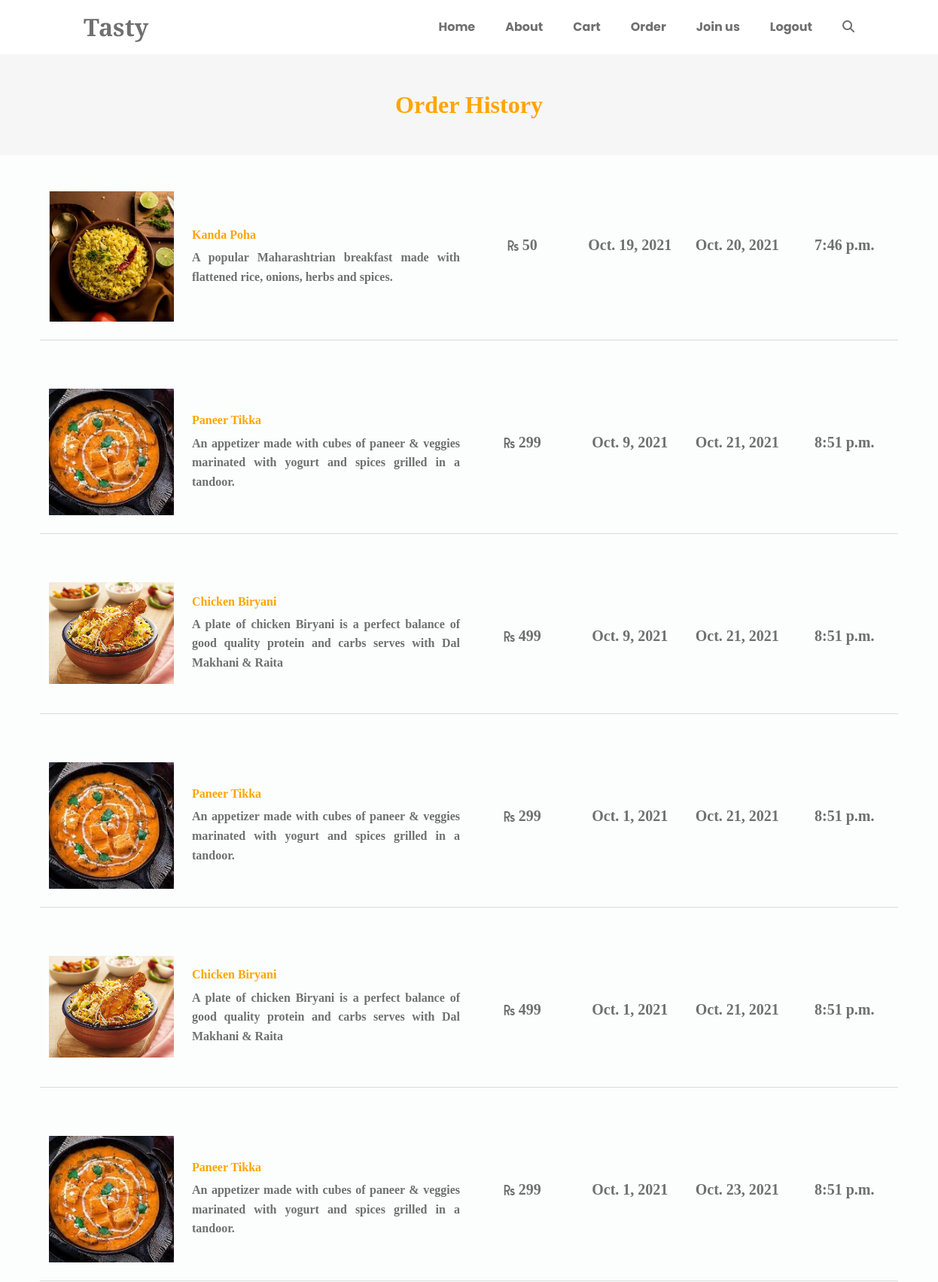
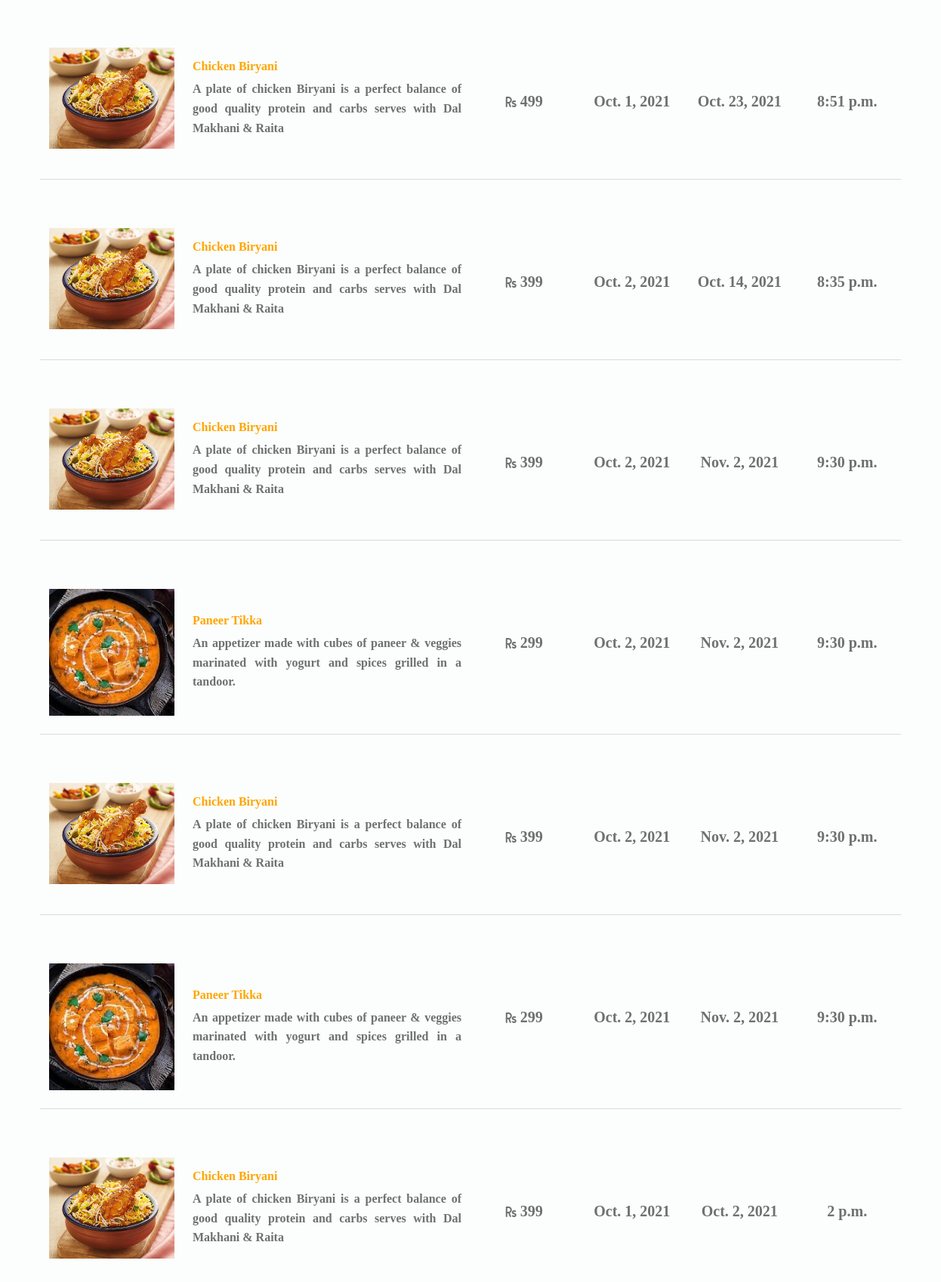
Page /order/ (signed in, upper part) on the committed database (2 pictures, top to bottom).
### hotel_register/models.py (models this page shows, shortened)
class Menu(models.Model):
    hotel = models.ForeignKey(Hotel, models.CASCADE)
    name = models.CharField(max_length=100)
    price = models.IntegerField()
    description = models.CharField(max_length=1000)
    image = models.ImageField(upload_to="menu")
    food_type = models.CharField(max_length=20, choices=MENU_CHOICE)
    calories = models.DecimalField(default=0, blank=False, null=False, max_digits=8, decimal_places=2)
    protein = models.DecimalField(default=0, blank=False, null=False, max_digits=8, decimal_places=2)
    fats = models.DecimalField(default=0, blank=False, null=False, max_digits=8, decimal_places=2)
    sugar = models.DecimalField(default=0, blank=False, null=False, max_digits=8, decimal_places=2)

### food/models.py (models this page shows)
class Order(models.Model):
    user = models.ForeignKey(CustomUser, on_delete=models.CASCADE)
    menu_items = models.ManyToManyField(Menu)
    order_from = models.DateField(null=True, blank=True)
    order_till = models.DateField(null=True, blank=True)
    delivery_time = models.TimeField(null=True, blank=True)
    quantity = models.CharField(max_length=1000000, default="")
    price = models.IntegerField(default=0)

### food/views.py (the view)
# urls.py: path('order/', views.orders, name="order"),
def orders(request):
    if request.user.is_authenticated:
        customer_orders = Order.objects.filter(user=request.user).order_by("-id")
        for customer_order in customer_orders:
            print(customer_order.order_from)
        return render(request, 'food/order.html', {"order_products": customer_orders})
    return redirect('login')

### food/templates/food/order.html (shortened to what this page needs)
{% extends "food/base.html" %}
{% load static %}
{% block style %}
    <link rel="stylesheet" href="{% static 'css/order.css' %}">
{% endblock style %}
{% block content %}
{% if order_products %}
<div class="container-fluid d-flex justify-content-center bg_white py-4">
    <h5 class="fw-bold text_grey mb-0">Fast Delivary</h5>
    <h5 class="fw-bold text_grey mx-3 px-3 side_border mb-0">Fast Return</h5>
    <h5 class="fw-bold text_grey mb-0">Easy To Shop</h5>
</div>
<div class="container-fluid bg_grey py-5">
    <h2 class="text-center fw-bold text_orange">Order History</h2>
</div>
<div class="container">
    {% for order_product in order_products %}
        {% for menu in order_product.menu_items.all %}
        <div class="row mt-5">
            <div class="col-12 col-lg-6">
                <div class="row d-flex align-items-center px-3 px-md-0">
                    <div class="col-12 col-md-4 mb-4 mb-md-0">
                        <img class="cart_img" src="{{menu.image.url}}" alt="Product Image">
                    </div>
                    <div class="col-12 col-md-8">
                        <h6 class="fw-bold text_orange">{{menu.name}}</h6>
                        <p class="fw-bold text_grey product_desc mb-0">{{menu.description}}</p>
                    </div>
                </div>
            </div>
            <div class="col-12 col-lg-6">
                <div class="row">
                    <div class="col-6 col-md-3 d-flex justify-content-center align-items-center min_height"><h5 class="fw-bold"><i class="fas fa-rupee-sign fs-6"></i> {{menu.price}}</h5></div>
                    <div class="col-6 col-md-3 d-flex justify-content-center align-items-center min_height"><h5 class="fw-bold price">
                        {% if order_product.order_from %}
                        {{order_product.order_from}}
                        {% else %}
                        Only for one day
                        {% endif %}
                    </h5></div>
                    <div class="col-6 col-md-3 d-flex justify-content-center align-items-center min_height"><h5 class="fw-bold price ">
                        {% if order_product.order_till %}
                        {{order_product.order_till}}
                        {% endif %}
                    </h5></div>
                    <div class="col-6 col-md-3 d-flex justify-content-center align-items-center min_height"><h5 class="fw-bold price">{{order_product.delivery_time}}</h5></div>
                </div>
            </div>
            <hr class="mt-4">
        </div>
        {% endfor %}
    {% endfor %}
</div>
{% endif %}
{% endblock content %}

### food/static/css/home.css (style rules this page uses)
@media screen and (min-width: 768px) { :root { --biggest-font-size: 4rem; --h1-font-size: 2.25rem; --h2-font-size: 1.5rem; --h3-font-size: 1.25rem; --normal-font-size: 1rem; --small-font-size: 0.875rem; --smaller-font-size: 0.813rem; } }
html { scroll-behavior: smooth; }
body { margin: var(--header-height) 0 0 0; font-family: var(--body-font); font-size: var(--normal-font-size); background-color: var(--body-color); color: var(--text-color); line-height: 1.6; }
h1, h2, h3, p, ul { margin: 0; }
img { max-width: 100%; height: auto; }
@media screen and (min-width: 768px) { body { margin: 0; } }

### food/static/css/base.css (style rules this page uses)
:root { --header-height: 3rem; --first-color: #483519; --first-color-alt: orange; --title-color: #393939; --text-color: #707070; --text-color-light: #a6a6a6; --body-color: #fbfefd; --container-color: #ffffff; --body-font: Poppins, sans-serif; --biggest-font-size: 2.25rem; --h1-font-size: 1.5rem; --h2-font-size: 1.25rem; --h3-font-size: 1rem; --normal-font-size: 0.938rem; --small-font-size: 0.813rem; --smaller-font-size: 0.75rem; --font-medium: 500; --font-semi-bold: 600; --mb-1: 0.5rem; --mb-2: 1rem; --mb-3: 1.5rem; --mb-4: 2rem; --mb-5: 2.5rem; --mb-6: 3rem; --z-tooltip: 10; --z-fixed: 100; }
@media screen and (min-width: 768px) { :root { --biggest-font-size: 4rem; --h1-font-size: 2.25rem; --h2-font-size: 1.5rem; --h3-font-size: 1.25rem; --normal-font-size: 1rem; --small-font-size: 0.875rem; --smaller-font-size: 0.813rem; } }
html { scroll-behavior: smooth; }
body { margin: var(--header-height) 0 0 0; font-family: var(--body-font); font-size: var(--normal-font-size); background-color: var(--body-color); color: var(--text-color); line-height: 1.6; }
h1, h2, h3, p, ul { margin: 0; }
img { max-width: 100%; height: auto; }
@media screen and (min-width: 768px) { body { margin: 0; } }
.text_orange, .text_orange:hover { color: var(--first-color-alt)!important; }

### food/static/css/order.css (style rules this page uses)
body { font-family: "Times New Roman", Times, serif; }
.bg_grey { background-color: rgb(246, 246, 246); }
.side_border { border-left: 3px solid grey; border-right: 3px solid grey; }
.cart_img { width: 100%; max-height: 300px; }
.product_desc { text-align: justify; }
.min_height { min-height: 150px; }
.text_orange { color: orange !important; }

### rows in the picture
Order: order_from "Oct. 19, 2021", order_till "Oct. 20, 2021", delivery_time "7:46 p.m."
Menu: image (picture), name "Kanda Poha", description "A popular Maharashtrian breakfast made with flattened rice, onions, herbs and spices.", price "50"
Order: order_from "Oct. 9, 2021", order_till "Oct. 21, 2021", delivery_time "8:51 p.m."
Menu: image (picture), name "Paneer Tikka", description "An appetizer made with cubes of paneer & veggies marinated with yogurt and spices grilled in a tandoor.", price "299"
Menu: image (picture), name "Chicken Biryani", description "A plate of chicken Biryani is a perfect balance of good quality protein and carbs serves with Dal Makhani & Raita", price "499"
Order: order_from "Oct. 1, 2021", order_till "Oct. 21, 2021", delivery_time "8:51 p.m."
Order: order_from "Oct. 1, 2021", order_till "Oct. 23, 2021", delivery_time "8:51 p.m."
Order: order_from "Oct. 2, 2021", order_till "Oct. 14, 2021", delivery_time "8:35 p.m."
Menu: image (picture), name "Chicken Biryani", description "A plate of chicken Biryani is a perfect balance of good quality protein and carbs serves with Dal Makhani & Raita", price "399"
Order: order_from "Oct. 2, 2021", order_till "Nov. 2, 2021", delivery_time "9:30 p.m."
Order: order_from "Oct. 2, 2021", order_till "Nov. 2, 2021", delivery_time "9:30 p.m."
Order: order_from "Oct. 1, 2021", order_till "Oct. 2, 2021", delivery_time "2 p.m."
